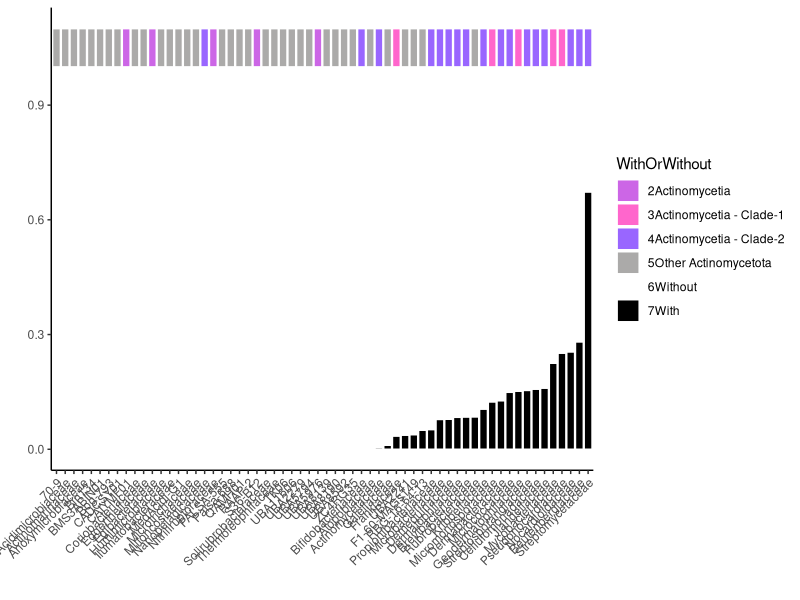

Here is the R script that generated this plot:
library(ggplot2)

dat <- read.table('RAE_Taxonomic_Hit_Distribution.txt', header=T, sep='\t')
# Family  Class   InPhylo ProportionWith  TotalGenomes

png("RAE_Taxonomic_Hit_Distribution.png", height=5, width=15, units='in', res=600)
dat <- dat[dat$TotalGenomes >= 20,]
colors <- c('#CC66E6', '#FF66CC', '#9966FF', '#abaaa9', '#000000', '#FFFFFF')
names(colors) <- c('2Actinomycetia', '3Actinomycetia - Clade-1', '4Actinomycetia - Clade-2', '5Other Actinomycetota', '7With', '6Without')

ggplot(dat, aes(x=reorder(Family, ProportionWith), y=Proportion, fill=WithOrWithout)) + geom_bar(stat='identity', color='white') + theme_classic()  + scale_fill_manual(values=colors)+ theme(axis.text.x = element_text(angle = 45, vjust = 1, hjust=1)) + xlab("") + ylab("")
dev.off()
